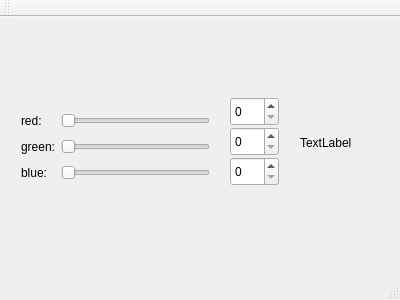
<?xml version="1.0" encoding="UTF-8"?>
<ui version="4.0">
 <class>MainWindow</class>
 <widget class="QMainWindow" name="MainWindow">
  <property name="geometry">
   <rect>
    <x>0</x>
    <y>0</y>
    <width>400</width>
    <height>300</height>
   </rect>
  </property>
  <property name="windowTitle">
   <string>MainWindow</string>
  </property>
  <widget class="QWidget" name="centralWidget">
   <widget class="QWidget" name="gridLayoutWidget">
    <property name="geometry">
     <rect>
      <x>10</x>
      <y>80</y>
      <width>211</width>
      <height>101</height>
     </rect>
    </property>
    <layout class="QGridLayout" name="gridLayout">
     <item row="1" column="1">
      <widget class="QSlider" name="horizontalSliderRed">
       <property name="orientation">
        <enum>Qt::Horizontal</enum>
       </property>
      </widget>
     </item>
     <item row="3" column="0">
      <widget class="QLabel" name="labelBlue">
       <property name="text">
        <string>blue:</string>
       </property>
      </widget>
     </item>
     <item row="1" column="0">
      <widget class="QLabel" name="labelRed">
       <property name="text">
        <string>red:</string>
       </property>
      </widget>
     </item>
     <item row="3" column="1">
      <widget class="QSlider" name="horizontalSliderBlue">
       <property name="orientation">
        <enum>Qt::Horizontal</enum>
       </property>
      </widget>
     </item>
     <item row="2" column="1">
      <widget class="QSlider" name="horizontalSliderGreen">
       <property name="orientation">
        <enum>Qt::Horizontal</enum>
       </property>
      </widget>
     </item>
     <item row="2" column="0">
      <widget class="QLabel" name="labelGreen">
       <property name="text">
        <string>green:</string>
       </property>
      </widget>
     </item>
    </layout>
   </widget>
   <widget class="QLabel" name="colorLabel">
    <property name="geometry">
     <rect>
      <x>300</x>
      <y>100</y>
      <width>62</width>
      <height>51</height>
     </rect>
    </property>
    <property name="text">
     <string>TextLabel</string>
    </property>
   </widget>
   <widget class="QSpinBox" name="spinBoxRed">
    <property name="geometry">
     <rect>
      <x>230</x>
      <y>80</y>
      <width>49</width>
      <height>29</height>
     </rect>
    </property>
   </widget>
   <widget class="QSpinBox" name="spinBoxGreen">
    <property name="geometry">
     <rect>
      <x>230</x>
      <y>110</y>
      <width>49</width>
      <height>29</height>
     </rect>
    </property>
   </widget>
   <widget class="QSpinBox" name="spinBoxBlue">
    <property name="geometry">
     <rect>
      <x>230</x>
      <y>140</y>
      <width>49</width>
      <height>29</height>
     </rect>
    </property>
   </widget>
  </widget>
  <widget class="QMenuBar" name="menuBar">
   <property name="geometry">
    <rect>
     <x>0</x>
     <y>0</y>
     <width>400</width>
     <height>25</height>
    </rect>
   </property>
  </widget>
  <widget class="QToolBar" name="mainToolBar">
   <attribute name="toolBarArea">
    <enum>TopToolBarArea</enum>
   </attribute>
   <attribute name="toolBarBreak">
    <bool>false</bool>
   </attribute>
  </widget>
  <widget class="QStatusBar" name="statusBar"/>
 </widget>
 <layoutdefault spacing="6" margin="11"/>
 <resources/>
 <connections>
  <connection>
   <sender>horizontalSliderRed</sender>
   <signal>valueChanged(int)</signal>
   <receiver>spinBoxRed</receiver>
   <slot>setValue(int)</slot>
   <hints>
    <hint type="sourcelabel">
     <x>154</x>
     <y>140</y>
    </hint>
    <hint type="destinationlabel">
     <x>257</x>
     <y>138</y>
    </hint>
   </hints>
  </connection>
  <connection>
   <sender>spinBoxRed</sender>
   <signal>valueChanged(int)</signal>
   <receiver>horizontalSliderRed</receiver>
   <slot>setValue(int)</slot>
   <hints>
    <hint type="sourcelabel">
     <x>249</x>
     <y>141</y>
    </hint>
    <hint type="destinationlabel">
     <x>187</x>
     <y>142</y>
    </hint>
   </hints>
  </connection>
  <connection>
   <sender>horizontalSliderGreen</sender>
   <signal>valueChanged(int)</signal>
   <receiver>spinBoxGreen</receiver>
   <slot>setValue(int)</slot>
   <hints>
    <hint type="sourcelabel">
     <x>154</x>
     <y>166</y>
    </hint>
    <hint type="destinationlabel">
     <x>244</x>
     <y>162</y>
    </hint>
   </hints>
  </connection>
  <connection>
   <sender>spinBoxGreen</sender>
   <signal>valueChanged(int)</signal>
   <receiver>horizontalSliderGreen</receiver>
   <slot>setValue(int)</slot>
   <hints>
    <hint type="sourcelabel">
     <x>243</x>
     <y>173</y>
    </hint>
    <hint type="destinationlabel">
     <x>189</x>
     <y>172</y>
    </hint>
   </hints>
  </connection>
  <connection>
   <sender>horizontalSliderBlue</sender>
   <signal>valueChanged(int)</signal>
   <receiver>spinBoxBlue</receiver>
   <slot>setValue(int)</slot>
   <hints>
    <hint type="sourcelabel">
     <x>192</x>
     <y>198</y>
    </hint>
    <hint type="destinationlabel">
     <x>254</x>
     <y>200</y>
    </hint>
   </hints>
  </connection>
  <connection>
   <sender>spinBoxBlue</sender>
   <signal>valueChanged(int)</signal>
   <receiver>horizontalSliderBlue</receiver>
   <slot>setValue(int)</slot>
   <hints>
    <hint type="sourcelabel">
     <x>253</x>
     <y>205</y>
    </hint>
    <hint type="destinationlabel">
     <x>175</x>
     <y>200</y>
    </hint>
   </hints>
  </connection>
  <connection>
   <sender>spinBoxRed</sender>
   <signal>valueChanged(int)</signal>
   <receiver>horizontalSliderRed</receiver>
   <slot>setValue(int)</slot>
   <hints>
    <hint type="sourcelabel">
     <x>257</x>
     <y>135</y>
    </hint>
    <hint type="destinationlabel">
     <x>125</x>
     <y>140</y>
    </hint>
   </hints>
  </connection>
 </connections>
</ui>
